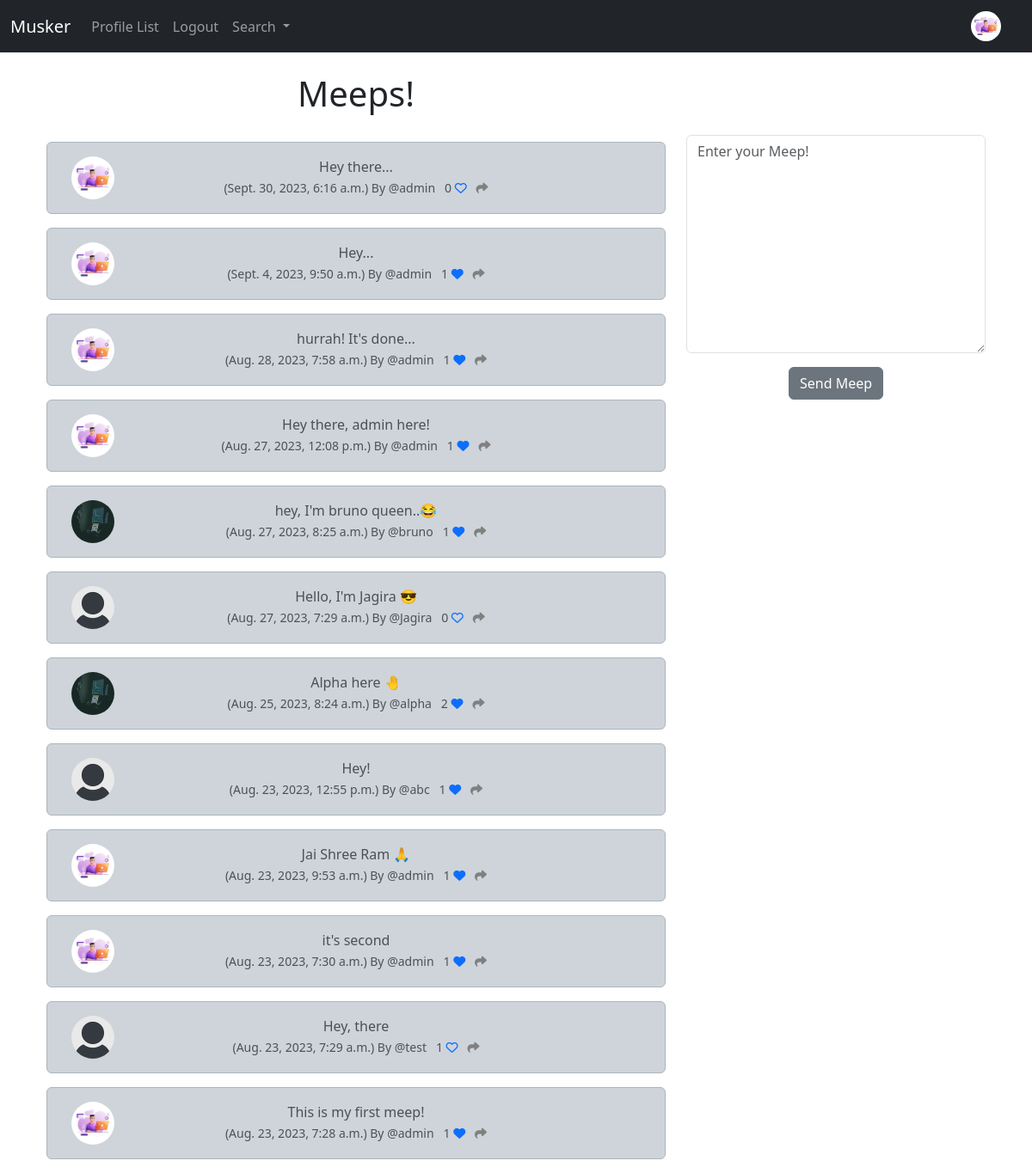
The app's page / (signed in) with its own data.
### musker/models.py (models this page shows, shortened)
class Profile(models.Model):
    user = models.OneToOneField(User, on_delete=models.CASCADE)
    follows = models.ManyToManyField("self",
                                     related_name="followed_by",
                                     symmetrical=False,
                                     blank=True)
    date_modified = models.DateTimeField(User, auto_now=True)
    profile_image=models.ImageField(null=True, blank=True, upload_to="images/")
    profile_bio = models.CharField(null=True, blank=True, max_length=500)
    homepage_link = models.CharField(null=True, blank=True, max_length=200)
    facebook_link = models.CharField(null=True, blank=True, max_length=200)
    instagram_link = models.CharField(null=True, blank=True, max_length=200)
    linkedin_link = models.CharField(null=True, blank=True,max_length=200)

class Meep(models.Model):
    user = models.ForeignKey(
        User, related_name="meeps",
        on_delete=models.DO_NOTHING
        )
    body = models.CharField(max_length=200)
    created_at = models.DateTimeField(auto_now_add=True)
    likes = models.ManyToManyField(User,related_name="meep_like", blank=True)
    def number_of_likes(self):
        return self.likes.count()

### musker/views.py (the view, shortened to what this page needs)
# urls.py: path('',views.home, name="home"),
def home(request):
    if request.user.is_authenticated:
        form = MeepForm(request.POST or None)
        meeps = Meep.objects.all().order_by("-created_at")
        return render(request, 'musker/home.html', {"meeps":meeps, "form":form})
    else:
        meeps = Meep.objects.all().order_by("-created_at")
        return render(request, 'musker/home.html', {"meeps":meeps})

### musker/forms.py
class MeepForm(forms.ModelForm):
    body = forms.CharField(required=True,
        widget=forms.widgets.Textarea(
            attrs={
                "placeholder": "Enter your Meep!",
                "class": "form-control",
            }
            ),
            label = "",
        )
    class Meta:
        model = Meep
        exclude = ("user","likes")

### musker/templates/musker/home.html (shortened to what this page needs)
{% extends 'musker/base.html' %}
{% load static %}
{% block content %}
<div class="container text-center">
    <div class="row">
      <div class="col-8">
<h1>Meeps!</h1>
<br/>
    {% for meep in meeps %}
        <div class="alert alert-dark" role="alert">
            <div class="container">
                <div class="row">
                    <div class="col-1">
                        {% if meep.user.profile.profile_image %}
                        <img src="{{meep.user.profile.profile_image.url}}" width=50 height=50 class="rounded-circle"
                        alt="{{profile.user.username}}">
                        {% else %}
                        <img src="{% static 'images/default_profile_pic.png' %}" width=50 height=50 class="rounded-circle"
                        alt="{{profile.user.username}}">
                        {% endif %}
                    </div>
                    <div class="col-10">
                        {{meep.body}}<br/>
                        <small class="text-muted">
                            ({{meep.created_at}}) By
                            @{{meep.user.username}}
                            {{meep.number_of_likes}}
                            {% if user in meep.likes.all %}
                                 <a href="{% url 'meep_like' meep.id %}"><i class="fa-solid fa-heart"></i></a>
                            {% else %}
                                 <a href="{% url 'meep_like' meep.id %}"><i class="fa fa-heart-o"></i></a>
                            {% endif %}
                            <a href="{% url 'meep_show' meep.id %}"><i class="fa-solid fa-share" style="color:gray"></i></a>
                        </small>
                    </div><br/><br/>
                </div>
            </div>
        </div>
    {% endfor %}
</div>
<div class="col-4">
    <br/><br/></br>
    {% if form %}
    <form method="POST">
        {{form.as_p}}
        <button type="submit" class="btn btn-secondary">Send Meep</button>
    </form>
    {% endif %}
</div>
{% endblock content %}

### musker/templates/musker/navbar.html (shortened to what this page needs)
{% load static %}
<nav class="navbar navbar-expand-lg navbar-dark bg-dark">
    <div class="container-fluid">
      <a class="navbar-brand" href="{% url 'home' %}">Musker</a>
      <div class="collapse navbar-collapse" id="navbarSupportedContent">
        <ul class="navbar-nav me-auto mb-2 mb-lg-0">
          <li class="nav-item">
            <a class="nav-link" href="{% url 'profile_list' %}">Profile List</a>
          </li>
          {% if user.is_authenticated %}
          <li class="nav-item">
            <a class="nav-link" href="{% url 'logout' %}">Logout</a>
          </li>
          {% endif %}
          <li class="nav-item dropdown">
            <a class="nav-link dropdown-toggle" href="#" role="button" data-bs-toggle="dropdown" aria-expanded="false">
              Search
            </a>
          </li>
        </ul>
        {% if request.user.is_authenticated %}
          <ul class="navbar-nav ml-auto">
            <li class="nav-link navbar-brand">
              <a href="{% url 'profile' request.user.id %}">
                {% if user.profile.profile_image %}
                  <img src="{{user.profile.profile_image.url}}" class="rounded-circle" width=35 alt="{{profile.user.username}}">
                {% else %}
                <img src="{% static 'images/default_profile_pic.png' %}" class="rounded-circle" width=35
                alt="{{profile.user.username}}">
                {% endif %}
              </a>
          </ul>
        {% endif %}
      </div>
    </div>
  </nav>

### records on screen
Meep: user.profile.profile_image (picture), body "Hey there...", created_at "Sept. 30, 2023, 6:16 a.m.", user.username "admin", number_of_likes "0"
Meep: user.profile.profile_image (picture), body "Hey...", created_at "Sept. 4, 2023, 9:50 a.m.", user.username "admin", number_of_likes "1"
Meep: user.profile.profile_image (picture), body "hurrah! It's done...", created_at "Aug. 28, 2023, 7:58 a.m.", user.username "admin", number_of_likes "1"
Meep: user.profile.profile_image (picture), body "Hey there, admin here!", created_at "Aug. 27, 2023, 12:08 p.m.", user.username "admin", number_of_likes "1"
Meep: user.profile.profile_image (picture), body "hey, I'm bruno queen..😂", created_at "Aug. 27, 2023, 8:25 a.m.", user.username "bruno", number_of_likes "1"
Meep: body "Hello, I'm Jagira 😎", created_at "Aug. 27, 2023, 7:29 a.m.", user.username "Jagira", number_of_likes "0"
Meep: user.profile.profile_image (picture), body "Alpha here 🤚", created_at "Aug. 25, 2023, 8:24 a.m.", user.username "alpha", number_of_likes "2"
Meep: body "Hey!", created_at "Aug. 23, 2023, 12:55 p.m.", user.username "abc", number_of_likes "1"
Meep: user.profile.profile_image (picture), body "Jai Shree Ram 🙏", created_at "Aug. 23, 2023, 9:53 a.m.", user.username "admin", number_of_likes "1"
Meep: user.profile.profile_image (picture), body "it's second", created_at "Aug. 23, 2023, 7:30 a.m.", user.username "admin", number_of_likes "1"
Meep: body "Hey, there", created_at "Aug. 23, 2023, 7:29 a.m.", user.username "test", number_of_likes "1"
Meep: user.profile.profile_image (picture), body "This is my first meep!", created_at "Aug. 23, 2023, 7:28 a.m.", user.username "admin", number_of_likes "1"
